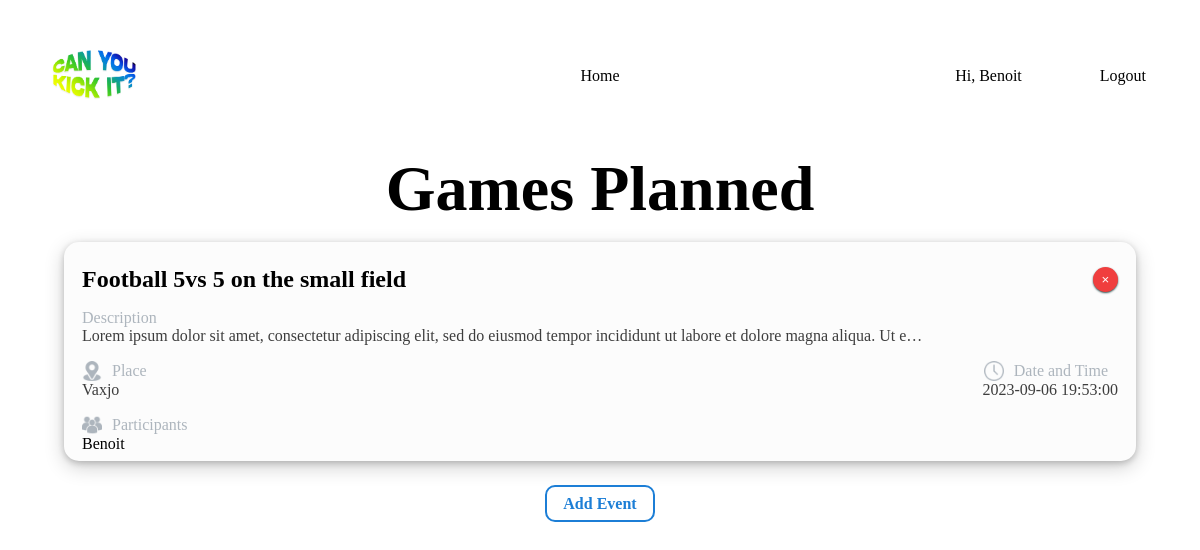
Screenshot of / (signed in) with the database file from the repository.
### website/models.py (models this page shows)
class User(db.Model, UserMixin):
    id = db.Column(db.Integer, primary_key=True)
    email = db.Column(db.String(150), unique=True)
    password = db.Column(db.String(150))
    first_name = db.Column(db.String(150))
    notes = db.relationship('Note')
    events = db.relationship('Events', secondary=user_events, back_populates='participants')
    comments = db.relationship('Comment', backref='user', lazy=True)

class Events(db.Model):
    id = db.Column(db.Integer, primary_key=True)
    name = db.Column(db.String(150), nullable=False)
    description = db.Column(db.String(1000), nullable=True)
    organizer_id = db.Column(db.Integer, db.ForeignKey('user.id'))  # Corrected column name
    date = db.Column(db.DateTime, nullable=False)
    place = db.Column(db.String(150), nullable=False)
    participants = db.relationship('User', secondary=user_events, back_populates='events')
    comments = db.relationship('Comment', backref='event', lazy=True)

### website/views.py (the view)
@views.route('/', methods=['GET', 'POST'])
@login_required
def home():
    events = Events.query.all()
    if request.method == 'POST':
        print("Redirect to create event")
    return render_template("home.html", user=current_user, events=events)

### website/__init__.py (called while the page is built)
def create_app():
    app = Flask(__name__)
    app.config['SECRET_KEY'] = 'hjshjhdjah kjshkjdhjs'
    app.config['SQLALCHEMY_DATABASE_URI'] = f'sqlite:///{DB_NAME}'
    db.init_app(app)
    from .views import views
    from .auth import auth
    app.register_blueprint(views, url_prefix='/')
    app.register_blueprint(auth, url_prefix='/')
    from .models import User, Note, Events
    with app.app_context():
        db.create_all()
    login_manager = LoginManager()
    login_manager.login_view = 'auth.login'
    login_manager.init_app(app)
    @login_manager.user_loader
    def load_user(id):
        return User.query.get(int(id))
    return app

### website/templates/home.html
{% extends "base.html" %} {% block title %}Home{% endblock %} {% block content
%}
<h1 align="center">Games Planned</h1>
<ul class="" id="notes">
  {% for event in events %}
  <li class="list-group-item" onClick="redirectToEvent({{event.id}})">
    <div class="cross-and-title">
    <h2>{{ event.name }}</h2>
    {% if user.id == event.organizer_id %}
    <button type="button" class="close" onClick="deleteEvent({{ event.id }})">
      <span aria-hidden="true">&times;</span>
    </button>
    {% endif %}
    </div>
    <p class='subtitle'>Description</p>
    <p class='description truncate-text'>{{ event.description }} </p>
    <div class="place-and-time">
      <div class='icon-text'>
      <img src="static/location.png" alt="location" class='icon'>
      <a class='subtitle'>Place</a>
      </div>
      <div class='icon-text'>
      <img src="static/clock.png" alt="Time" class='icon'>
      <a class='subtitle'>Date and Time</a>
      </div>
    </div>
    <div class="place-and-time">
    <p class='bottom'>{{ event.place }} </p>
    <p class='bottom'>{{ event.date }} </p>
    </div>
    {% if participants is not none %}
    <div class="place-and-time">
      <div class='icon-text'>
      <img src="static/people.png" alt="location" class='icon'>
      <a class='subtitle'>Participants</a>
      </div>
    </div>
    <div class="participants-class">
    {% for participant in event.participants %}
        <a class="participants-name"> {{ participant.first_name}} </a>
    {% endfor %}
    </div>
    {% endif %}
  </li>
  {% endfor %}
</ul>
<form method="POST">
  <br />
  <div align="center">
    <a type="submit" class="btn btn-primary add-event-button" href="/createevent">Add Event</a>
  </div>
</form>
{% endblock %}

### website/templates/base.html (shortened to what this page needs)
<!DOCTYPE html>
<html>
  <head>
    <link rel="stylesheet" type="text/css" href="/static/style_custom.css" />
  </head>
  <body>
    <nav class="navbar">
      <div class="navbar-left">
          <img class="logo" src="static/logo2.png" alt="Logo">
      </div>
      <div class="navbar-center">
          <div class="menu-center">
              <a class="choice" id="home" href="/">Home</a>
          </div>
      </div>
      <div class="navbar-right">
          <div class="menu-right">
              {% if user.is_authenticated %}
              <a class="hi-class">Hi, {{user.first_name}} </a>
              <a class="choice" id="logout" href="/logout">Logout</a>
              {% else %}
              <a class="choice" id="login" href="/login">Login</a>
              <a class="choice" id="signUp" href="/sign-up">Sign Up</a>
              {% endif %}
          </div>
      </div>
  </nav>
    <div class="container">{% block content %} {% endblock %}</div>
  </body>
</html>

### website/static/style_custom.css (style rules this page uses)
.navbar { display: flex; justify-content: space-between; align-items: center; color: black; padding: 10px 20px; margin: 1em; }
.navbar-left { flex: 1; display: flex; align-items: center; }
.navbar-center { display: flex; align-items: center; }
.navbar-right { flex: 1; text-align: right; }
.menu-center, .menu-right { display: inline-block; }
.choice { margin: 10px; color: black; text-decoration: none; }
.navbar-left img { max-height: 100px; }
.hi-class { padding-right: 64px; }
h1 { font-size: 64px; margin: 0px; }
.add-event-button { text-decoration: none; font-weight: 700; color: #1c7ed6; padding: 8px 16px 8px 16px; background-color: white; border: 2px solid #1c7ed6; border-radius: 10px; }
.list-group-item { list-style: none; }
.cross-and-title { display: flex; justify-content: space-between; align-items: center; padding: 16px 10px 0px 10px; }
.cross-and-title h2 { margin: 0; }
ul { padding-inline-end: 40px; }
li { box-shadow: 0 2px 6px 0 rgba(0, 0, 0, 0.2), 0 6px 20px 0 rgba(0, 0, 0, 0.19); border-radius: 15px; padding: 8px; background-color: #fcfcfc; transition: all 0.15s ease; margin: 16px; }
.subtitle { padding: 0px 10px 0px 10px; font-weight: 500; color: #adb5bd; margin-bottom: 0px; }
.description { padding: 0px 10px 0px 10px; margin: 0px; color: rgba(0,0,0,0.76); }
.place-and-time { display: flex; justify-content: space-between; align-items: center; padding: 0px 10px 0px 10px; color: rgba(0,0,0,0.76); }
.bottom { padding: 0px 0px 0px 0px; margin: 0px; }
.close { height: 25px; width: 25px; border-radius: 70%; background-color: #f03e3e; border: none; color: white; box-shadow: 0 1px 2px darkslategray; transition: all 0.2s ease; }
.icon-text { display: flex; align-items: center; padding: 16px 0px 0px 0px; }
.icon { height: 20px; width: 20px; }
.truncate-text { white-space: nowrap; overflow: hidden; text-overflow: ellipsis; max-width: 80%; }
.participants-class { padding: 0px 10px 0px 10px; }
.participants-name { text-decoration: none; margin: 0px; }

### rows the page displays
User: first_name "Benoit"
Events: name "Football 5vs 5 on the small field", description "Lorem ipsum dolor sit amet, consectetur adipiscing elit, sed do eiusmod tempor incididunt ut labore et dolore magna aliqua. Ut e…", place "Vaxjo", date "2023-09-06 19:53:00"
